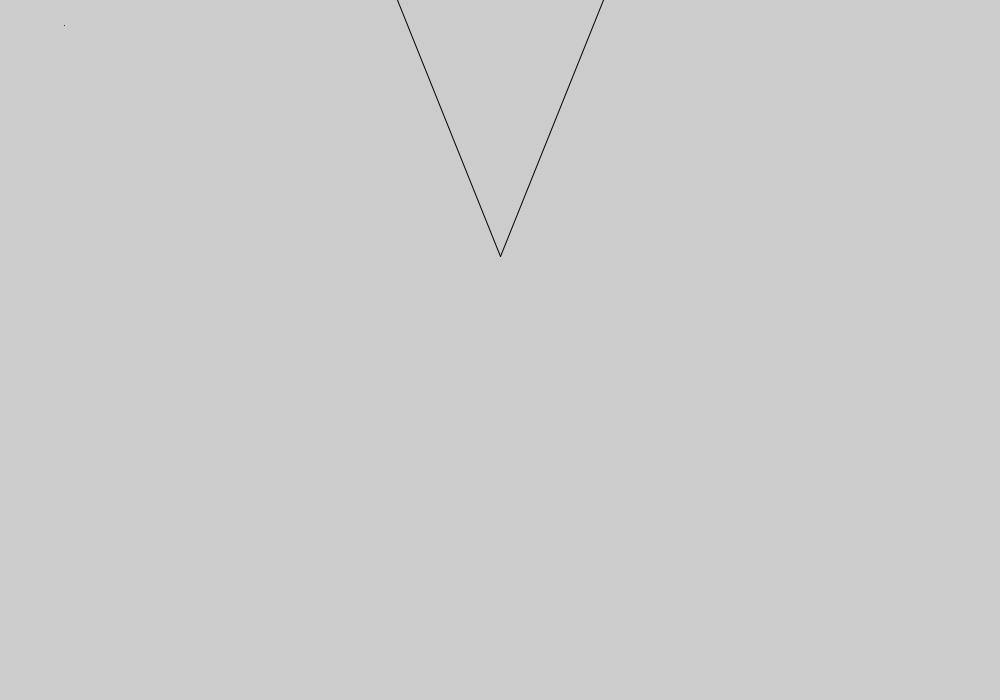
Frame 1 (no input)
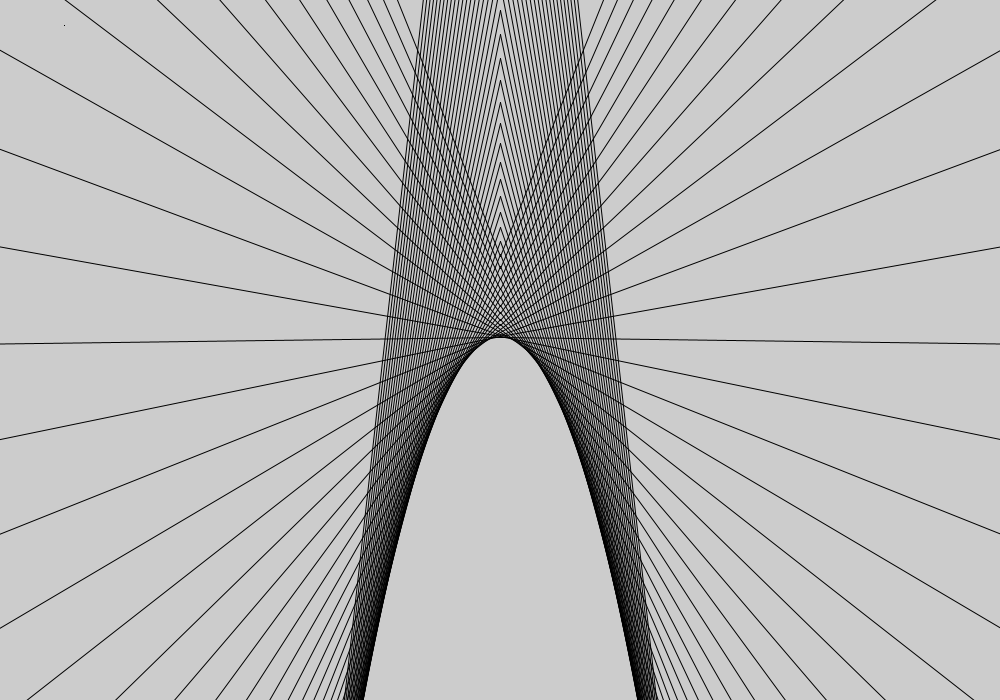
Frame 60 (the mouse pressed at the canvas centre just before this capture)
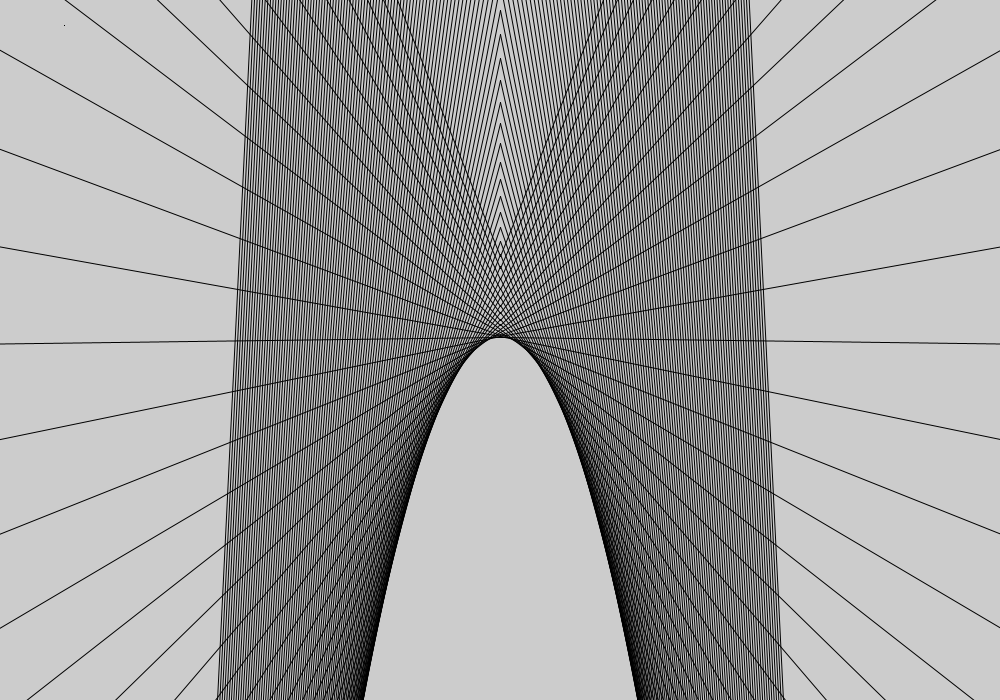
Frame 120 (the mouse held since frame 60 and released just before this capture)

The Processing sketch that drew these frames (run headless with seeded random() and noise(); from frame 60 on, the mouse is pressed at the canvas centre):

// Processing sketch: parabola
// ── parabola.pde
void setup() {
 size(1000, 700); 
}

float x = random(0, width);    // Creates a random x coordinate for point P
float y = random(0, height);    // Creates a random y coordinate for point P

int numLines = 2000000000;    // the number of lines on half of the parabola
float delta = 5;    // the number of units to move for each x
int x3 = 0;
int y3 = 0;
void draw() {
  
  
  
  point(x, y);    // Draws the point that the lines will follow
  
  
    
    float midX = (x3 - x) / 2;    // Gets the x coordinate of the midpoint between the two lines
    float midY = (y3 - y) / 2;    // Gets the y coordinate of the midpoint between the two lines
    float slope = -((x3 - x)/(y3 - y));    // The slope of the line perpendicular to the line between point R and point P
    float b1 = midY - (slope * midX);
    float b2 = (slope * width) + b1;
    line(0 + width/2, b1 + height/2, width + width/2, b2 + height/2);
    
 
   
    float midX2 = (x3 - x) / 2;    // Gets the x coordinate of the midpoint between the two lines
    float midY2 = (y3 - y) / 2;    // Gets the y coordinate of the midpoint between the two lines
    float slope2 = -((x3 - x)/(y3 - y));    // The slope of the line perpendicular to the line between point R and point P
    float b12 = midY - (slope * midX);
    float b22 = (slope * width) + b1;
    line(0 - width/2, b2 + height/2, width - width/2, b1 + height/2);
    x3 += delta;
 
  if(x3 > width + (width / 2)) x3 = 0;
  if(y3 > height + (height /2)) y3 = 0;
  
}   
